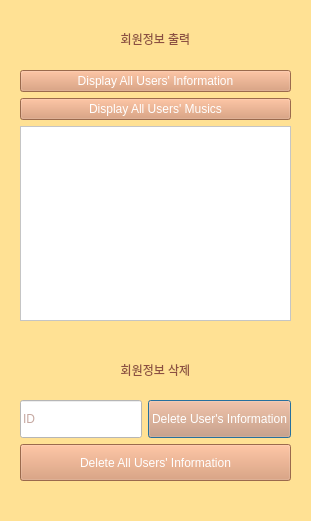
<?xml version="1.0" encoding="UTF-8"?>
<ui version="4.0">
 <class>Admin</class>
 <widget class="QDialog" name="Admin">
  <property name="geometry">
   <rect>
    <x>0</x>
    <y>0</y>
    <width>311</width>
    <height>521</height>
   </rect>
  </property>
  <property name="windowTitle">
   <string>Dialog</string>
  </property>
  <property name="styleSheet">
   <string notr="true">background-color: rgb(255, 225, 148);</string>
  </property>
  <widget class="QLabel" name="label">
   <property name="geometry">
    <rect>
     <x>11</x>
     <y>19</y>
     <width>289</width>
     <height>40</height>
    </rect>
   </property>
   <property name="maximumSize">
    <size>
     <width>9999</width>
     <height>40</height>
    </size>
   </property>
   <property name="styleSheet">
    <string notr="true">font: 75 10pt &quot;여기어때 잘난체 OTF&quot;;
color: rgb(140, 80, 66);</string>
   </property>
   <property name="text">
    <string>회원정보 출력</string>
   </property>
   <property name="alignment">
    <set>Qt::AlignCenter</set>
   </property>
  </widget>
  <widget class="QLabel" name="label_2">
   <property name="geometry">
    <rect>
     <x>11</x>
     <y>350</y>
     <width>289</width>
     <height>40</height>
    </rect>
   </property>
   <property name="maximumSize">
    <size>
     <width>9999</width>
     <height>40</height>
    </size>
   </property>
   <property name="styleSheet">
    <string notr="true">font: 75 10pt &quot;여기어때 잘난체 OTF&quot;;
color: rgb(140, 80, 66);</string>
   </property>
   <property name="text">
    <string>회원정보 삭제</string>
   </property>
   <property name="alignment">
    <set>Qt::AlignCenter</set>
   </property>
  </widget>
  <widget class="QWidget" name="layoutWidget">
   <property name="geometry">
    <rect>
     <x>20</x>
     <y>400</y>
     <width>271</width>
     <height>81</height>
    </rect>
   </property>
   <layout class="QVBoxLayout" name="verticalLayout">
    <item>
     <layout class="QHBoxLayout" name="horizontalLayout">
      <item>
       <widget class="QLineEdit" name="lineEdit">
        <property name="sizePolicy">
         <sizepolicy hsizetype="Expanding" vsizetype="Preferred">
          <horstretch>0</horstretch>
          <verstretch>0</verstretch>
         </sizepolicy>
        </property>
        <property name="styleSheet">
         <string notr="true">background-color: rgb(255,255,255);font: 75 7pt &quot;여기어때 잘난체 OTF&quot;;
color: rgb(140, 80, 66);</string>
        </property>
        <property name="placeholderText">
         <string>ID</string>
        </property>
       </widget>
      </item>
      <item>
       <widget class="QPushButton" name="pushButton_2">
        <property name="sizePolicy">
         <sizepolicy hsizetype="Minimum" vsizetype="Preferred">
          <horstretch>0</horstretch>
          <verstretch>0</verstretch>
         </sizepolicy>
        </property>
        <property name="styleSheet">
         <string notr="true">background-color:rgb(217,148,108);color: rgb(255, 255, 255);font: 75 7pt &quot;여기어때 잘난체 OTF&quot;;</string>
        </property>
        <property name="text">
         <string>Delete User's Information</string>
        </property>
       </widget>
      </item>
     </layout>
    </item>
    <item>
     <widget class="QPushButton" name="pushButton_3">
      <property name="sizePolicy">
       <sizepolicy hsizetype="Minimum" vsizetype="Preferred">
        <horstretch>0</horstretch>
        <verstretch>0</verstretch>
       </sizepolicy>
      </property>
      <property name="styleSheet">
       <string notr="true">background-color:rgb(217,148,108);color: rgb(255, 255, 255);font: 75 7pt &quot;여기어때 잘난체 OTF&quot;;</string>
      </property>
      <property name="text">
       <string>Delete All Users' Information</string>
      </property>
     </widget>
    </item>
   </layout>
  </widget>
  <widget class="QWidget" name="layoutWidget">
   <property name="geometry">
    <rect>
     <x>20</x>
     <y>70</y>
     <width>271</width>
     <height>251</height>
    </rect>
   </property>
   <layout class="QVBoxLayout" name="verticalLayout_2">
    <item>
     <widget class="QPushButton" name="pushButton">
      <property name="sizePolicy">
       <sizepolicy hsizetype="Minimum" vsizetype="Preferred">
        <horstretch>0</horstretch>
        <verstretch>0</verstretch>
       </sizepolicy>
      </property>
      <property name="styleSheet">
       <string notr="true">background-color:rgb(217,148,108);color: rgb(255, 255, 255);font: 75 7pt &quot;여기어때 잘난체 OTF&quot;;</string>
      </property>
      <property name="text">
       <string>Display All Users' Information</string>
      </property>
     </widget>
    </item>
    <item>
     <widget class="QPushButton" name="pushButton_4">
      <property name="sizePolicy">
       <sizepolicy hsizetype="Minimum" vsizetype="Preferred">
        <horstretch>0</horstretch>
        <verstretch>0</verstretch>
       </sizepolicy>
      </property>
      <property name="styleSheet">
       <string notr="true">background-color:rgb(217,148,108);color: rgb(255, 255, 255);font: 75 7pt &quot;여기어때 잘난체 OTF&quot;;</string>
      </property>
      <property name="text">
       <string>Display All Users' Musics</string>
      </property>
     </widget>
    </item>
    <item>
     <widget class="QTextBrowser" name="textBrowser">
      <property name="styleSheet">
       <string notr="true">color: rgb(140, 80, 66);font: 75 7pt &quot;여기어때 잘난체 OTF&quot;;
background-color: rgb(255, 255, 255);</string>
      </property>
     </widget>
    </item>
   </layout>
  </widget>
 </widget>
 <resources/>
 <connections/>
</ui>
